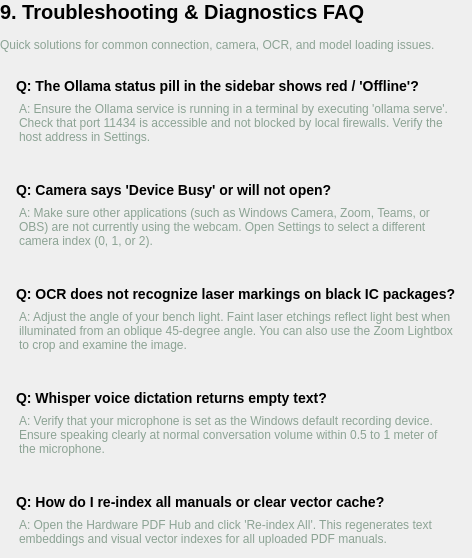
             <widget class="QWidget" name="secFaq">
              <layout class="QVBoxLayout" name="secFaqLayout">
               <property name="spacing">
                <number>14</number>
               </property>
               <property name="leftMargin">
                <number>0</number>
               </property>
               <property name="topMargin">
                <number>0</number>
               </property>
               <property name="rightMargin">
                <number>0</number>
               </property>
               <property name="bottomMargin">
                <number>0</number>
               </property>
               <item>
                <widget class="QLabel" name="secFaqTitle">
                 <property name="text">
                  <string>9. Troubleshooting &amp; Diagnostics FAQ</string>
                 </property>
                 <property name="wordWrap">
                  <bool>true</bool>
                 </property>
                 <property name="styleSheet">
                  <string>font-size: 20px; font-weight: 800;</string>
                 </property>
                </widget>
               </item>
               <item>
                <widget class="QLabel" name="secFaqSubtitle">
                 <property name="text">
                  <string>Quick solutions for common connection, camera, OCR, and model loading issues.</string>
                 </property>
                 <property name="wordWrap">
                  <bool>true</bool>
                 </property>
                 <property name="styleSheet">
                  <string>font-size: 13.5px; color: #8ca394;</string>
                 </property>
                </widget>
               </item>
               <item>
                <widget class="QFrame" name="faq1">
                 <property name="role" stdset="0">
                  <string notr="true">card</string>
                 </property>
                 <layout class="QVBoxLayout" name="faq1Layout">
                  <property name="spacing">
                   <number>4</number>
                  </property>
                  <property name="leftMargin">
                   <number>16</number>
                  </property>
                  <property name="topMargin">
                   <number>12</number>
                  </property>
                  <property name="rightMargin">
                   <number>16</number>
                  </property>
                  <property name="bottomMargin">
                   <number>12</number>
                  </property>
                  <item>
                   <widget class="QPushButton" name="faq1Question">
                    <property name="text">
                     <string>Q: The Ollama status pill in the sidebar shows red / 'Offline'?</string>
                    </property>
                    <property name="role" stdset="0">
                     <string notr="true">faqQuestion</string>
                    </property>
                    <property name="cursor">
                     <cursorShape>PointingHandCursor</cursorShape>
                    </property>
                    <property name="styleSheet">
                     <string>text-align: left; background: transparent; border: none; font-size: 14px; font-weight: 600; padding: 0;</string>
                    </property>
                    <property name="icon">
                     <iconset>icons/chevron-down__00FF85.svg<normaloff>icons/chevron-down__00FF85.svg</normaloff>
                     </iconset>
                    </property>
                    <property name="iconSize">
                     <size>
                      <width>14</width>
                      <height>14</height>
                     </size>
                    </property>
                   </widget>
                  </item>
                  <item>
                   <widget class="QLabel" name="faq1Answer">
                    <property name="text">
                     <string>A: Ensure the Ollama service is running in a terminal by executing 'ollama serve'. Check that port 11434 is accessible and not blocked by local firewalls. Verify the host address in Settings.</string>
                    </property>
                    <property name="wordWrap">
                     <bool>true</bool>
                    </property>
                    <property name="role" stdset="0">
                     <string notr="true">faqAnswer</string>
                    </property>
                    <property name="styleSheet">
                     <string>font-size: 12.5px; color: #8ca394; padding-top: 4px;</string>
                    </property>
                   </widget>
                  </item>
                 </layout>
                </widget>
               </item>
               <item>
                <widget class="QFrame" name="faq2">
                 <property name="role" stdset="0">
                  <string notr="true">card</string>
                 </property>
                 <layout class="QVBoxLayout" name="faq2Layout">
                  <property name="spacing">
                   <number>4</number>
                  </property>
                  <property name="leftMargin">
                   <number>16</number>
                  </property>
                  <property name="topMargin">
                   <number>12</number>
                  </property>
                  <property name="rightMargin">
                   <number>16</number>
                  </property>
                  <property name="bottomMargin">
                   <number>12</number>
                  </property>
                  <item>
                   <widget class="QPushButton" name="faq2Question">
                    <property name="text">
                     <string>Q: Camera says 'Device Busy' or will not open?</string>
                    </property>
                    <property name="role" stdset="0">
                     <string notr="true">faqQuestion</string>
                    </property>
                    <property name="cursor">
                     <cursorShape>PointingHandCursor</cursorShape>
                    </property>
                    <property name="styleSheet">
                     <string>text-align: left; background: transparent; border: none; font-size: 14px; font-weight: 600; padding: 0;</string>
                    </property>
                    <property name="icon">
                     <iconset>icons/chevron-down__00FF85.svg<normaloff>icons/chevron-down__00FF85.svg</normaloff>
                     </iconset>
                    </property>
                    <property name="iconSize">
                     <size>
                      <width>14</width>
                      <height>14</height>
                     </size>
                    </property>
                   </widget>
                  </item>
                  <item>
                   <widget class="QLabel" name="faq2Answer">
                    <property name="text">
                     <string>A: Make sure other applications (such as Windows Camera, Zoom, Teams, or OBS) are not currently using the webcam. Open Settings to select a different camera index (0, 1, or 2).</string>
                    </property>
                    <property name="wordWrap">
                     <bool>true</bool>
                    </property>
                    <property name="role" stdset="0">
                     <string notr="true">faqAnswer</string>
                    </property>
                    <property name="styleSheet">
                     <string>font-size: 12.5px; color: #8ca394; padding-top: 4px;</string>
                    </property>
                   </widget>
                  </item>
                 </layout>
                </widget>
               </item>
               <item>
                <widget class="QFrame" name="faq3">
                 <property name="role" stdset="0">
                  <string notr="true">card</string>
                 </property>
                 <layout class="QVBoxLayout" name="faq3Layout">
                  <property name="spacing">
                   <number>4</number>
                  </property>
                  <property name="leftMargin">
                   <number>16</number>
                  </property>
                  <property name="topMargin">
                   <number>12</number>
                  </property>
                  <property name="rightMargin">
                   <number>16</number>
                  </property>
                  <property name="bottomMargin">
                   <number>12</number>
                  </property>
                  <item>
                   <widget class="QPushButton" name="faq3Question">
                    <property name="text">
                     <string>Q: OCR does not recognize laser markings on black IC packages?</string>
                    </property>
                    <property name="role" stdset="0">
                     <string notr="true">faqQuestion</string>
                    </property>
                    <property name="cursor">
                     <cursorShape>PointingHandCursor</cursorShape>
                    </property>
                    <property name="styleSheet">
                     <string>text-align: left; background: transparent; border: none; font-size: 14px; font-weight: 600; padding: 0;</string>
                    </property>
                    <property name="icon">
                     <iconset>icons/chevron-down__00FF85.svg<normaloff>icons/chevron-down__00FF85.svg</normaloff>
                     </iconset>
                    </property>
                    <property name="iconSize">
                     <size>
                      <width>14</width>
                      <height>14</height>
                     </size>
                    </property>
                   </widget>
                  </item>
                  <item>
                   <widget class="QLabel" name="faq3Answer">
                    <property name="text">
                     <string>A: Adjust the angle of your bench light. Faint laser etchings reflect light best when illuminated from an oblique 45-degree angle. You can also use the Zoom Lightbox to crop and examine the image.</string>
                    </property>
                    <property name="wordWrap">
                     <bool>true</bool>
                    </property>
                    <property name="role" stdset="0">
                     <string notr="true">faqAnswer</string>
                    </property>
                    <property name="styleSheet">
                     <string>font-size: 12.5px; color: #8ca394; padding-top: 4px;</string>
                    </property>
                   </widget>
                  </item>
                 </layout>
                </widget>
               </item>
               <item>
                <widget class="QFrame" name="faq4">
                 <property name="role" stdset="0">
                  <string notr="true">card</string>
                 </property>
                 <layout class="QVBoxLayout" name="faq4Layout">
                  <property name="spacing">
                   <number>4</number>
                  </property>
                  <property name="leftMargin">
                   <number>16</number>
                  </property>
                  <property name="topMargin">
                   <number>12</number>
                  </property>
                  <property name="rightMargin">
                   <number>16</number>
                  </property>
                  <property name="bottomMargin">
                   <number>12</number>
                  </property>
                  <item>
                   <widget class="QPushButton" name="faq4Question">
                    <property name="text">
                     <string>Q: Whisper voice dictation returns empty text?</string>
                    </property>
                    <property name="role" stdset="0">
                     <string notr="true">faqQuestion</string>
                    </property>
                    <property name="cursor">
                     <cursorShape>PointingHandCursor</cursorShape>
                    </property>
                    <property name="styleSheet">
                     <string>text-align: left; background: transparent; border: none; font-size: 14px; font-weight: 600; padding: 0;</string>
                    </property>
                    <property name="icon">
                     <iconset>icons/chevron-down__00FF85.svg<normaloff>icons/chevron-down__00FF85.svg</normaloff>
                     </iconset>
                    </property>
                    <property name="iconSize">
                     <size>
                      <width>14</width>
                      <height>14</height>
                     </size>
                    </property>
                   </widget>
                  </item>
                  <item>
                   <widget class="QLabel" name="faq4Answer">
                    <property name="text">
                     <string>A: Verify that your microphone is set as the Windows default recording device. Ensure speaking clearly at normal conversation volume within 0.5 to 1 meter of the microphone.</string>
                    </property>
                    <property name="wordWrap">
                     <bool>true</bool>
                    </property>
                    <property name="role" stdset="0">
                     <string notr="true">faqAnswer</string>
                    </property>
                    <property name="styleSheet">
                     <string>font-size: 12.5px; color: #8ca394; padding-top: 4px;</string>
                    </property>
                   </widget>
                  </item>
                 </layout>
                </widget>
               </item>
               <item>
                <widget class="QFrame" name="faq5">
                 <property name="role" stdset="0">
                  <string notr="true">card</string>
                 </property>
                 <layout class="QVBoxLayout" name="faq5Layout">
                  <property name="spacing">
                   <number>4</number>
                  </property>
                  <property name="leftMargin">
                   <number>16</number>
                  </property>
                  <property name="topMargin">
                   <number>12</number>
                  </property>
                  <property name="rightMargin">
                   <number>16</number>
                  </property>
                  <property name="bottomMargin">
                   <number>12</number>
                  </property>
                  <item>
                   <widget class="QPushButton" name="faq5Question">
                    <property name="text">
                     <string>Q: How do I re-index all manuals or clear vector cache?</string>
                    </property>
                    <property name="role" stdset="0">
                     <string notr="true">faqQuestion</string>
                    </property>
                    <property name="cursor">
                     <cursorShape>PointingHandCursor</cursorShape>
                    </property>
                    <property name="styleSheet">
                     <string>text-align: left; background: transparent; border: none; font-size: 14px; font-weight: 600; padding: 0;</string>
                    </property>
                    <property name="icon">
                     <iconset>icons/chevron-down__00FF85.svg<normaloff>icons/chevron-down__00FF85.svg</normaloff>
                     </iconset>
                    </property>
                    <property name="iconSize">
                     <size>
                      <width>14</width>
                      <height>14</height>
                     </size>
                    </property>
                   </widget>
                  </item>
                  <item>
                   <widget class="QLabel" name="faq5Answer">
                    <property name="text">
                     <string>A: Open the Hardware PDF Hub and click 'Re-index All'. This regenerates text embeddings and visual vector indexes for all uploaded PDF manuals.</string>
                    </property>
                    <property name="wordWrap">
                     <bool>true</bool>
                    </property>
                    <property name="role" stdset="0">
                     <string notr="true">faqAnswer</string>
                    </property>
                    <property name="styleSheet">
                     <string>font-size: 12.5px; color: #8ca394; padding-top: 4px;</string>
                    </property>
                   </widget>
                  </item>
                 </layout>
                </widget>
               </item>
              </layout>
             </widget>
